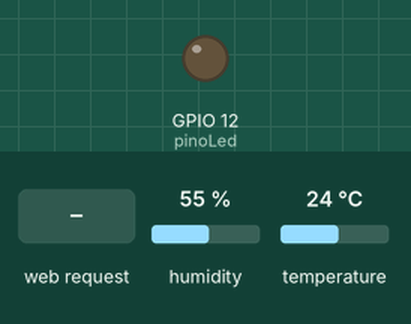
Simulated run of this sketch. Board: ESP8266 (NodeMCU). On the bench: output pins drawn as LEDs (lit = HIGH). The test bench sets the inputs (shaded band); at power-on: humidity 55 %, temperature 24 °C. WiFi joins after 1.5 s; servers stay silent unless stated; what the sketch prints to the serial monitor is not drawn.

Above: at 2.7 s.
2.8 s: HTTP request GET /LED=ON received
At 3.5 s:
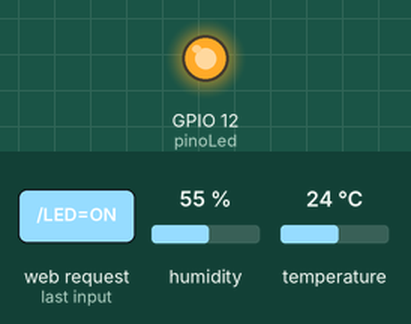
Timing chart, 0 to 5.8 s (numbered marks = the images above; inputs shaded):
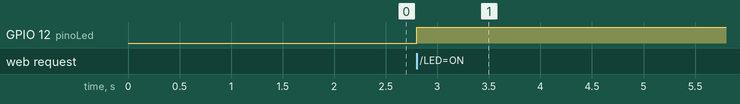

Measured:
- after the input at 2.8 s, GPIO 12 (pinoLed): LOW → HIGH at once

The sketch:

temperatura_mqtt_v3.ino
```cpp
#include <ESP8266WiFi.h>
#include <WiFiClient.h>
#include "DHT.h"
#include "UbidotsESPMQTT.h"
#define DHTPIN 13
#define DHTTYPE DHT11
#define TOKEN "BBFF-KDipF7tE4GwIqlFInbn1A1M48UP8ri"
#define MQTTCLIENTNAME "CLIENTESENSORTEMPERATURA"

DHT dht(DHTPIN, DHTTYPE);
const char* ssid = "GVT-3AB3";
const char * senha = "9003000533";
Ubidots cliente (TOKEN, MQTTCLIENTNAME);
WiFiServer server(80);


void callback(char *topic, byte* payload, unsigned int length){
}

const int pinoLed = 12;
const int pinoSensorChuva = A0;
int val = 0;

void setup() {
  Serial.begin(115200);
  dht.begin();
  delay(10);
  Serial.print("Conectando a rede:");
  Serial.println(ssid);
  WiFi.begin(ssid, senha);
  while(WiFi.status() != WL_CONNECTED){
    delay(500);
    Serial.print(".");
  }
  Serial.println("WiFi conectado");
  server.begin();
  Serial.println("Servidor iniciado");

  Serial.print("Use esta URL:");
  Serial.print("http://");
  Serial.print(WiFi.localIP());
  Serial.println("/");

  pinMode(pinoSensorChuva, INPUT); //DEFINE O PINO COMO ENTRADA
  pinMode(pinoLed, OUTPUT); //DEFINE O PINO COMO SAÍDA
  digitalWrite(pinoLed, LOW); //LED INICIA DESLIGADO

  cliente.begin(callback);
}
void loop() {

  WiFiClient cliente1 = server.available();
  if(!cliente1){
    return;
  }
  Serial.println("Novo cliente");
  while(!cliente1.available()){
    delay(1);
  }
  String requisicao = cliente1.readStringUntil('\r');
  Serial.println(requisicao);
  cliente1.flush();

  int status = LOW;
  if(requisicao.indexOf("/LED=ON") != -1) {
    status = HIGH;
  }
  if(requisicao.indexOf("/LED=OFF") != -1) {
    status = LOW;
  }
  Serial.print("status:");
  Serial.println(status);
  digitalWrite(pinoLed, status);

  cliente1.println("HTTP/1.1 200 OK");
  cliente1.println("Content-Type:text/html");
  cliente1.println("");
  cliente1.println("<!DOCTYPE HTML>");

  cliente1.println("<html>");
  cliente1.println("<br><br>");
  cliente1.println("First name: <input type=\"/text\"\" name=\"/firstname\"\" id=\"/firstname\"\"><br>");
  cliente1.println("Last name: <input type=\"/text\"\" name=\"/lastname\"\" id=\"/lastname\"\"><br><br>");
  cliente1.println("<input type=\"/submit\"\" value=\"/Submit\"\"></form></body>");

  cliente1.println("</html>");

  float u = dht.readHumidity();
  float t = dht.readTemperature();
  val = analogRead(pinoSensorChuva);

  if(isnan(t) || isnan(u)){
    Serial.println("Falha de leitura");
  }
  cliente.add("Umidade", u);
  cliente.add("Temperatura", t);

  delay(10000);
  cliente.ubidotsPublish("dht11-v2-");
  cliente.loop();

  Serial.print("Umidade:");
  Serial.print(u);
  Serial.print(",");
  Serial.print("Temperatura:");
  Serial.println(t);
  Serial.print("Estado do Sensor Chuva");
  Serial.println(analogRead(pinoSensorChuva));

  int umidadeEsp=60, temperaturaEsp=30, chanceChuvaEsp=40,chanceChover;
    chanceChover = (umidadeEsp - t)+(temperaturaEsp - u)+ chanceChuvaEsp;

 if(analogRead(pinoSensorChuva) < 700 || chanceChover > 75){ //SE A LEITURA DO PINO FOR IGUAL A LOW, FAZ
     digitalWrite(pinoLed, HIGH); //ACENDE O LED
 }else{ //SENÃO, FAZ
   digitalWrite(pinoLed, LOW); //APAGA O LED
 }
  delay(6000);

}
```
